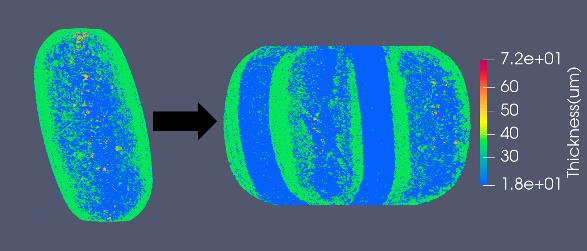
#> input picture Git_fig.png, 587 x 251 px
$ python -i Pre_process_battery.py   (imports and definitions only)
#> lines starting #> are read from the running program, lines starting #| are printed output that depends on the picture; after the words box and inside, x2 and y2 are one past the last pixel; in counts of white or black regions, pixels touching at a corner belong together
### Utils.py
import cv2 as cv
import numpy as np
import os
#import porespy as ps
import sys
import matplotlib.pyplot as plt
from Kernal_operation_new import *
from skimage.morphology import skeletonize, thin

# [202 lines left out: functions get_center, clean_extra_contours, check_single_contour_new, correct_check_single_contour, check_corner_pixels, check_eight_point_convol_op, not called in this run]


def check_open_ends_convol_op(img):
    #plt.matshow(img)
    #plt.show()
    img = np.array(img,dtype=np.float32)
    previous_image = img
    kernel = np.array([[1,1,1],[1,0,1],[1,1,1]])
    img = cv.filter2D(img, ddepth=-1, kernel=kernel)

    img = np.absolute(img*previous_image)
    #plt.matshow(img)
    #plt.show()
    #retval, img = cv.threshold(img,0,1,cv.THRESH_BINARY)
    unique, counts = np.unique(img, return_counts=True)
    unique = np.delete(unique,0)
    counts = np.delete(counts,0)

    # there are no defects unique will be 0 and 2, if there are defects it will more than 0 and 2.
    if len(unique)>1:
        return True
    else:
        return False


def remove_defects(img, unique, counts, kernel2):
    index = np.where(counts==np.amax(counts))
    img_mask = np.where(img>(unique[index]),img,0)
    # [8 lines of commented-out code are left out]


    img1 = np.where(img<np.amax(unique), img,0)
    #plt.matshow(img1)
    #plt.show()
    #cv.imwrite("d4.tiff", img1)
    previous_image = img1
    img = cv.filter2D(img1, ddepth=-1, kernel=kernel2)
    # [7 lines of commented-out code are left out]
    Final_image = img*previous_image+img_mask
    retval, Final_image = cv.threshold(Final_image,0,1,cv.THRESH_BINARY)
    #cv.imwrite("d7.tiff", Final_image)
    #plt.matshow(Final_image)
    #plt.show()
    return Final_image


def remove_protruding_open_ends(img):
    # to remove protruding pixels connected to a 8-point connectivity line. Other pixels protruding from
    # a non-8 point connectivity will not be removed

    kernel1 = np.array([[-1,-1,-1],[-1,1,-1],[-1,-1,-1]])

    # to remove non-8point connectivity pixels
    kernel2 = np.array([[1,1,1],[1,0,1],[1,1,1]])

    previous_image = img

    previous_image = np.array(previous_image, dtype=np.float32)

    for i in range(0,80):

        img = cv.filter2D(previous_image, ddepth=-1, kernel=kernel1)

        img = np.absolute(img*previous_image)


        retval, img = cv.threshold(img,0,1,cv.THRESH_BINARY)
        previous_image = img
        val = check_open_ends_convol_op(previous_image)
        #print (val)

        if val == False:
            break


    remove_protude = img
    #cv.imwrite("d1.tiff", img)

    img = cv.filter2D(previous_image, ddepth=-1, kernel=kernel2)

    img = np.absolute(img)
    img = img*previous_image
    unique, counts = np.unique(img, return_counts=True)
    unique = np.delete(unique,0)
    counts = np.delete(counts,0)
    #print (unique, counts)

    #print (index)
    three = np.isin(unique,3)

    one = np.isin(unique,1)
    if three.any() == True or one.any() == True:
        img = remove_defects(img, unique, counts, kernel2)
        previous_image = img
        img = cv.filter2D(img, ddepth=-1, kernel=kernel2)

        img = np.absolute(img)
        img = img*previous_image

        #plt.matshow(img)
        #plt.show()
        unique, counts = np.unique(img, return_counts=True)
        unique = np.delete(unique,0)
        counts = np.delete(counts,0)

    # [13 lines of commented-out code are left out]

    retval, img = cv.threshold(img,0,1,cv.THRESH_BINARY)

    return img


# [433 lines left out: functions correct_by_thin, get_ref_fill_image, check_image, close_2_end, get_COM_line, get_y_axis and 5 more, not called in this run]


def clean_image(image):

    return 0


############################


# [125 lines left out: functions get_first_point, find_point, create_empty_image, change_image, check_single_contour, not called in this run]

### Pre_process_battery.py
import numpy as np
import matplotlib.pyplot as plt
import cv2 as cv
import os
from skimage.morphology import skeletonize, thin
from PIL import Image, ImageFilter
#from Kernel_operation import *
import multiprocessing as mp
from Utils import *


def get_shape(im):
    image = im.copy()
    retval, image = cv.threshold(image,0,1,cv.THRESH_BINARY)
    kernel = np.ones((25,25),np.uint8)
    image_1 = cv.dilate(image,kernel,iterations = 1)

    tt =thin(image_1)

    tt = np.array(tt, dtype=np.float32)

    img = remove_protruding_open_ends(tt)


    end_position = np.where(img==1)

    retval, img = cv.threshold(img,0,1,cv.THRESH_BINARY)
    return img, end_position

>>> import cv2
>>> picture = cv2.imread('Git_fig.png', cv2.IMREAD_GRAYSCALE)
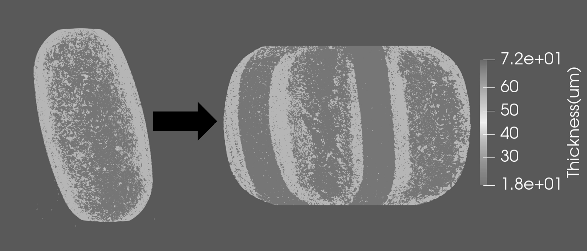
#> picture: shape (251, 587); min 0, max 255, mean 109.3
>>> result = get_shape(picture)
#> in get_shape, `retval, image = cv.threshold(image,0,1,cv.THRESH_BINARY)`:
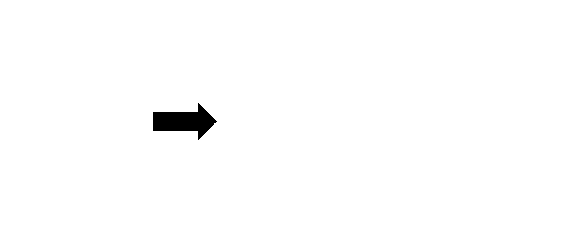
#> image: shape (251, 587); values 0 (black) and 1 (white), 99.2% white; 1 black region, box (x1, y1, x2, y2) and area: (153, 103, 217, 140) 1215
#> in get_shape, `image_1 = cv.dilate(image,kernel,iterations = 1)`: image_1: shape (251, 587); every value is 1
#> in get_shape, `tt =thin(image_1)`:
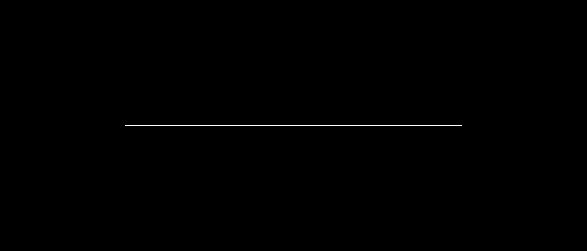
#> tt: shape (251, 587) bool; 0.23% white in thin lines or dots, all inside (x1, y1, x2, y2) = (125, 125, 462, 126)
#> the loop in remove_protruding_open_ends, `for i in range(0,80): ` made 80 passes
#> counts in check_open_ends_convol_op on passes 1 to 12: [2, 333], [2, 331], [2, 329], [2, 327], [2, 325], [2, 323], [2, 321], [2, 319], [2, 317], [2, 315], [2, 313], [2, 311]
#> after the loop in remove_protruding_open_ends, `for i in range(0,80):`: previous_image: shape (251, 587) float32; values 0 (black) and 1 (white), 0.12% white in thin lines or dots, all inside (x1, y1, x2, y2) = (205, 125, 382, 126)
#> in remove_protruding_open_ends, `unique, counts = np.unique(img, return_counts=True)`: unique = [0, 1, 2]; counts = [147160, 2, 175]
#> in remove_protruding_open_ends, `unique = np.delete(unique,0)`: unique = [1, 2]
#> in remove_protruding_open_ends, `counts = np.delete(counts,0)`: counts = [2, 175]
#> in remove_protruding_open_ends, `three = np.isin(unique,3)`: three = [False, False]
#> in remove_protruding_open_ends, `one = np.isin(unique,1)`: one = [True, False]
#> in remove_defects, `index = np.where(counts==np.amax(counts))`: index = ([1],)
#> in remove_defects, `img_mask = np.where(img>(unique[index]),img,0)`: img_mask: shape (251, 587) float32; every value is 0
#> in remove_defects, `img1 = np.where(img<np.amax(unique), img,0)`:
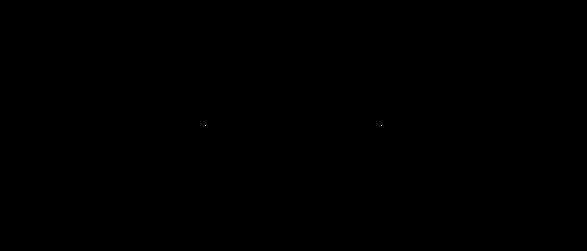
#> img1: shape (251, 587) float32; values 0 (black) and 1 (white), 0% white in thin lines or dots, all inside (x1, y1, x2, y2) = (205, 125, 382, 126)
#> in remove_defects, `img = cv.filter2D(img1, ddepth=-1, kernel=kernel2)`: img: shape (251, 587) float32; values 0 (black) and 1 (white), 0.01% white in thin lines or dots, all inside (x1, y1, x2, y2) = (204, 124, 383, 127)
#> in remove_protruding_open_ends, `unique, counts = np.unique(img, return_counts=True)`: unique = [0]; counts = [147337]
#> in remove_protruding_open_ends, `unique = np.delete(unique,0)`: unique = empty array
#> in get_shape, `end_position = np.where(img==1)`: end_position = (empty array, empty array)
